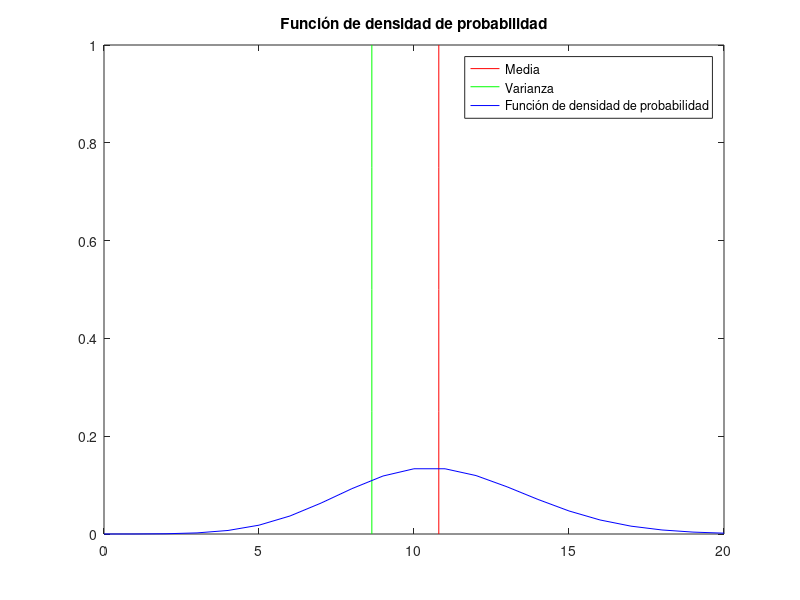

This figure's MATLAB source:
 %{
@author G. Mizael Mtz. Hdz.
@description Test
@version 1.0.0
@date 2017-11-20
%}
name='G. Mizael Mtz. Hdz.';
string='Exámen Parcial: Matemáticas para Ingeniería';
number='Problema #2';
fprintf('Nombre: %s\nDescripción: %s\nProblema: %s\n',name,string,number);
%a) El valor medio, valor medio cuadrático y la varianza de los dato
lecturas=[14, 3, 11, 4, 12, 10, 2, 3, 7, 8, 14, 1, 5, 16, 14, 10, 2, 3, 20, 12];
mean(lecturas)
median(lecturas)   
sqrt(mean(lecturas.^2))
var(lecturas)

%b) La frecuencia relativa para el evento “el dato es mayor que 10”
lecturas=[14, 11, 12, 14, 16, 14, 20, 12]; %el dato es mayor que 10
tabla=tabulate(lecturas)
tabla(:,3)=tabla(:,3)/100
input('Press Any Key to Continue');
clc;


number='Problema #3';
fprintf('Nombre: %s\nDescripción: %s\nProblema: %s\n',name,string,number);
x=[10.8, 10.8, 10.8, 10.8, 10.8]
y=[0, 0.25, 0.5, 0.75, 1]
plot(x,y,'color','red');
title('Función de densidad de probabilidad');
hold on;
x=[8.64, 8.64, 8.64, 8.64, 8.64]
y=[0, 0.25, 0.5, 0.75, 1]
plot(x,y,'color','green');
n = 54;
p = 0.2;
x = 0:20;
y = binopdf(x,n,p);
plot(x,y,'color','blue')
legend('Media','Varianza', 'Función de densidad de probabilidad');     





